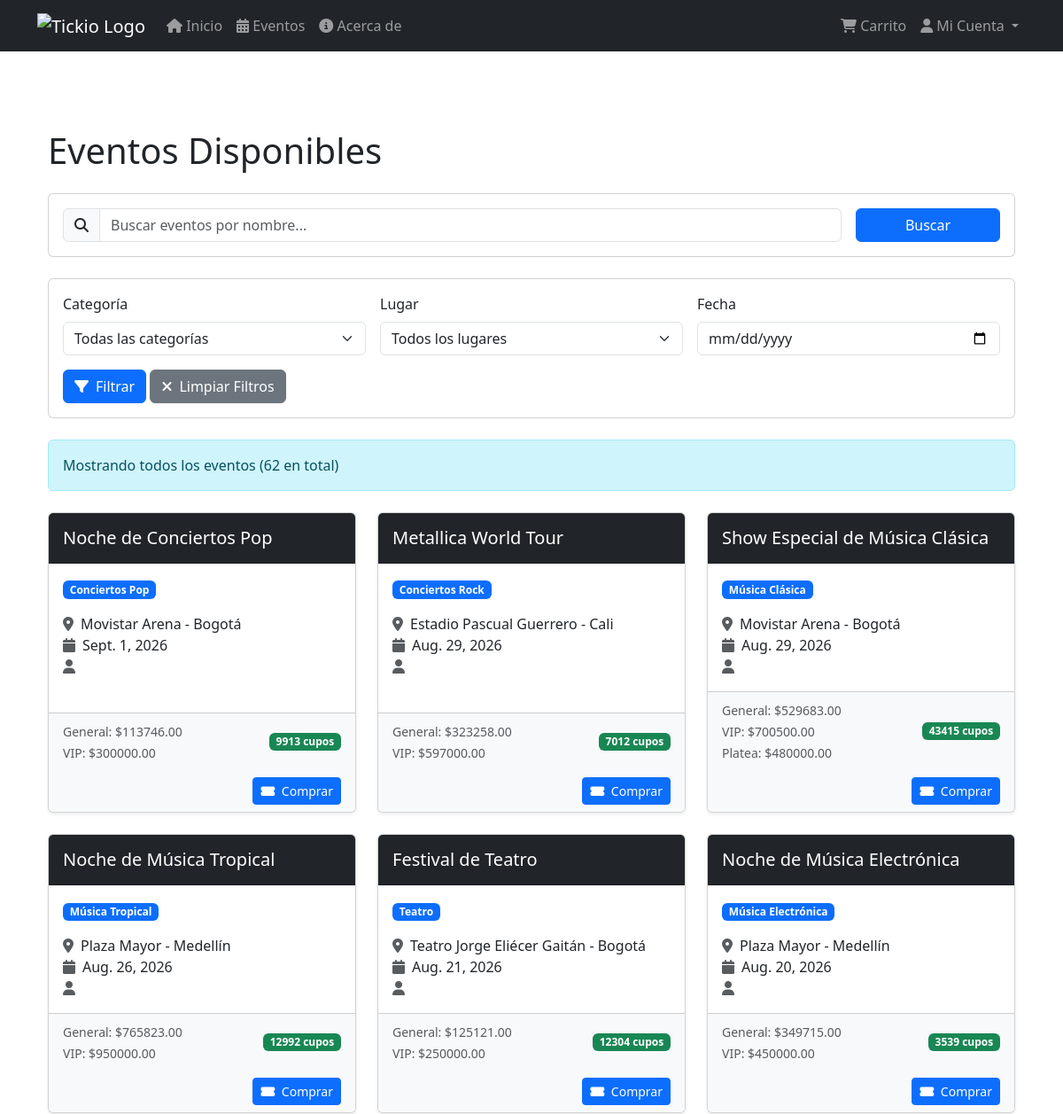
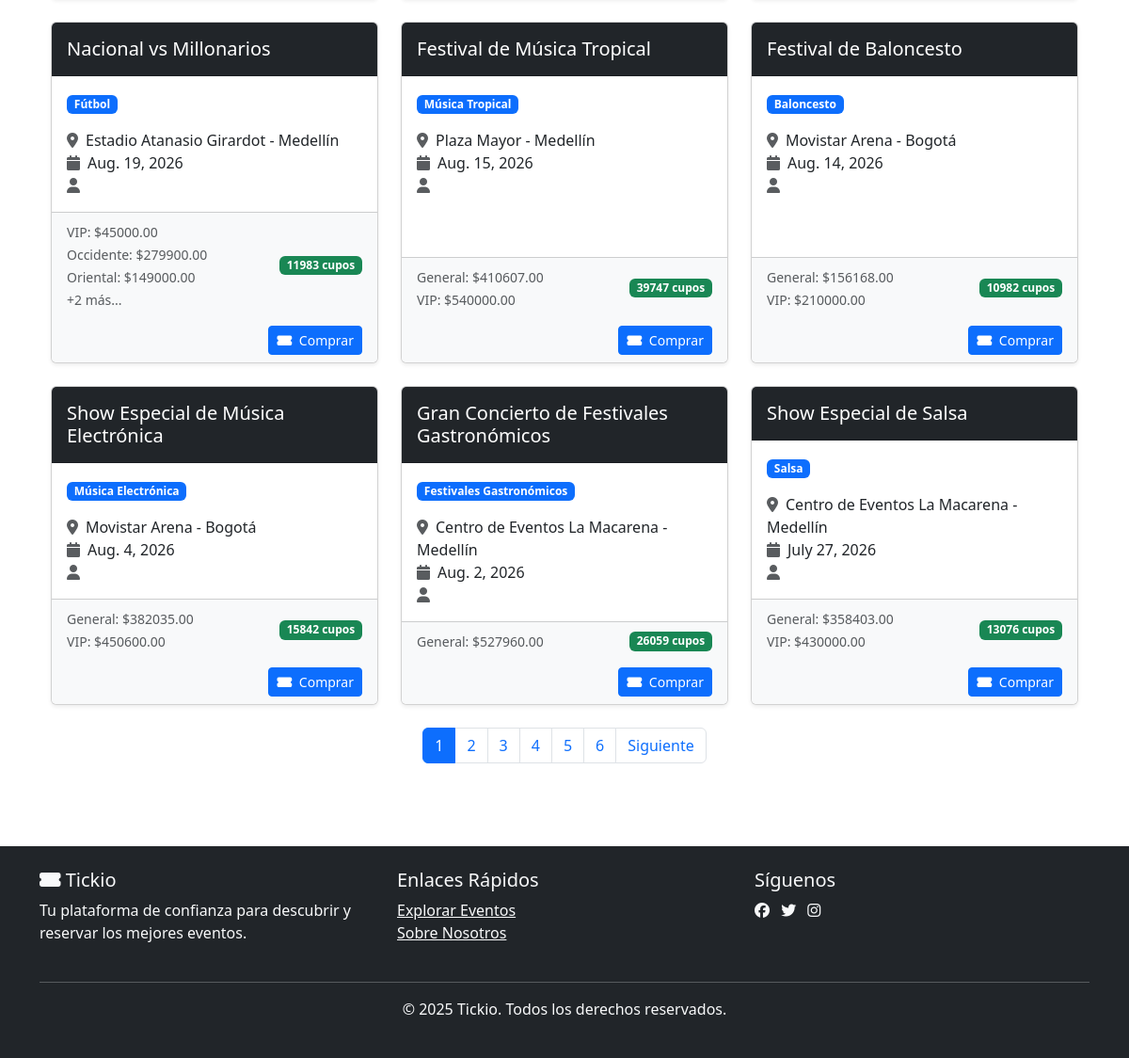
Screenshot of /events/ with the database file from the repository (2 pictures, top to bottom).
### events/models.py (models this page shows, shortened)
class Evento(models.Model):
    ESTADO_CHOICES = [
        ('borrador', 'Borrador'),
        ('publicado', 'Publicado'),
        ('pausado', 'Pausado'),
    ]
    nombre = models.CharField(max_length=200)
    descripcion = models.TextField(blank=True)
    categoria = models.ForeignKey(
        CategoriaEvento,
        on_delete=models.PROTECT,
        related_name='eventos'
    )
    fecha = models.DateField()
    lugar = models.CharField(max_length=200)
    organizador = models.ForeignKey(
        'accounts.CustomUser',
        on_delete=models.CASCADE,
        related_name='eventos_organizados',
        limit_choices_to={'tipo': 'organizador'},
        null=True,  # Permitir valores nulos temporalmente para el script de población
        blank=True
    )
    cupos_disponibles = models.PositiveIntegerField()
    precio = models.DecimalField(max_digits=10, decimal_places=2)
    estado = models.CharField(
        max_length=20,
        choices=ESTADO_CHOICES,
        default='borrador'
    )
    fecha_creacion = models.DateTimeField(auto_now_add=True)
    fecha_actualizacion = models.DateTimeField(auto_now=True)
    class Meta:
        verbose_name = "Evento"
        verbose_name_plural = "Eventos"
        ordering = ['-fecha', 'nombre']
    @property
    def has_ticket_types(self):
        return self.ticket_types.exists()
    def total_available(self):
        if not self.has_ticket_types:
            return self.cupos_disponibles
        return sum(tt.available for tt in self.ticket_types.filter(active=True))

class CategoriaEvento(models.Model):
    nombre = models.CharField(max_length=100)
    descripcion = models.TextField()
    class Meta:
        verbose_name = "Categoría de Evento"
        verbose_name_plural = "Categorías de Eventos"

class TicketType(models.Model):
    event = models.ForeignKey(
        Evento,
        on_delete=models.CASCADE,
        related_name='ticket_types'
    )
    name = models.CharField(max_length=100)
    price = models.DecimalField(max_digits=10, decimal_places=2)
    capacity = models.PositiveIntegerField()
    sold = models.PositiveIntegerField(default=0)
    active = models.BooleanField(default=True)
    class Meta:
        verbose_name = 'Tipo de Boleto'
        verbose_name_plural = 'Tipos de Boleto'
        constraints = [
            models.CheckConstraint(check=models.Q(sold__gte=0), name='tickettype_sold_gte_0'),
            models.CheckConstraint(check=models.Q(capacity__gte=0), name='tickettype_capacity_gte_0'),
            models.CheckConstraint(check=models.Q(price__gte=0), name='tickettype_price_gte_0'),
        ]
    @property
    def available(self):
        return max(self.capacity - self.sold, 0)

### events/views.py (the view)
# urls.py: path("events/", views.EventListView.as_view(), name = "events"),
class EventListView(ListView):
    model = Evento
    template_name = 'events/list_events.html'
    context_object_name = 'eventos'
    ordering = ['-fecha']
    paginate_by = 12
    def get_queryset(self):
        queryset = super().get_queryset()
        if not self.request.user.is_authenticated or self.request.user.tipo != 'organizador':
            queryset = queryset.filter(estado='publicado')
        nombre = self.request.GET.get("nombre")
        categoria = self.request.GET.get("categoria")
        lugar = self.request.GET.get("lugar")
        fecha = self.request.GET.get("fecha")
        if nombre:
            queryset = queryset.filter(nombre__icontains=nombre)
        if categoria:
            queryset = queryset.filter(categoria__nombre=categoria)
        if lugar:
            queryset = queryset.filter(lugar__icontains=lugar)
        if fecha:
            queryset = queryset.filter(fecha=fecha)
        return queryset
    def get_context_data(self, **kwargs):
        context = super().get_context_data(**kwargs)
        context['categorias'] = CategoriaEvento.objects.all()
        context['lugares'] = Evento.objects.values_list('lugar', flat=True).distinct()
        return context

### events/templates/events/list_events.html (shortened to what this page needs)
{% extends 'base.html' %}
{% block content %}
<div class="container py-5">
    <h1 class="mb-4">Eventos Disponibles</h1>
    <div class="card mb-4">
        <div class="card-body">
            <form method="get" class="row g-3">
                <div class="col-md-10">
                    <div class="input-group">
                        <span class="input-group-text">
                            <i class="fas fa-search"></i>
                        </span>
                        <input type="text"
                            name="nombre"
                            class="form-control"
                            placeholder="Buscar eventos por nombre..."
                            value="{{ request.GET.nombre|default:'' }}">
                    </div>
                </div>
                <div class="col-md-2">
                    <button type="submit" class="btn btn-primary w-100">
                        Buscar
                    </button>
                </div>
            </form>
        </div>
    </div>
    <div class="card mb-4">
        <div class="card-body">
            <form method="get" class="row g-3">
                <div class="col-md-4">
                    <label class="form-label">Categoría</label>
                    <select name="categoria" class="form-select">
                        <option value="">Todas las categorías</option>
                    </select>
                </div>
                <div class="col-md-4">
                    <label class="form-label">Lugar</label>
                    <select name="lugar" class="form-select">
                        <option value="">Todos los lugares</option>
                    </select>
                </div>
                <div class="col-md-4">
                    <label class="form-label">Fecha</label>
                    <input type="date" name="fecha" class="form-control"
                           value="{{ request.GET.fecha|default:'' }}"
                           >
                </div>
                <div class="col-12">
                    <button type="submit" class="btn btn-primary">
                        <i class="fas fa-filter me-2"></i>Filtrar
                    </button>
                    <a href="{% url 'events:events' %}" class="btn btn-secondary">
                        <i class="fas fa-times me-2"></i>Limpiar Filtros
                    </a>
                </div>
            </form>
        </div>
    </div>
    <div class="alert alert-info mb-4">
        {% if request.GET %}
            {% if request.GET.nombre %}
                Mostrando resultados para "{{ request.GET.nombre }}"
            {% endif %}
            ({{ page_obj.paginator.count }} eventos encontrados)
        {% else %}
            Mostrando todos los eventos ({{ page_obj.paginator.count }} en total)
        {% endif %}
    </div>
    <div class="row row-cols-1 row-cols-md-3 g-4 mb-4">
        {% for evento in eventos %}
        <div class="col">
            <div class="card h-100 shadow-sm">
                <div class="card-header bg-dark text-white py-3">
                    <h5 class="card-title mb-0">{{ evento.nombre }}</h5>
                </div>
                <div class="card-body">
                    <span class="badge bg-primary mb-3 d-inline-block">{{ evento.categoria.nombre }}</span>
                    <p class="card-text">
                        <i class="fas fa-map-marker-alt text-muted me-2"></i>{{ evento.lugar }}<br>
                        <i class="fas fa-calendar text-muted me-2"></i>{{ evento.fecha }}<br>
                        <i class="fas fa-user text-muted me-2"></i>{{ evento.organizador.nombre }}
                    </p>
                </div>
                <div class="card-footer bg-light">
                    <div class="d-flex justify-content-between align-items-center">
                        {% if evento.has_ticket_types %}
                            <div>
                                {% for tt in evento.ticket_types.filter|slice:":3" %}
                                    <small class="text-muted">{{ tt.name }}: ${{ tt.price }}</small><br>
                                {% endfor %}
                                {% if evento.ticket_types.count > 3 %}
                                    <small class="text-muted">+{{ evento.ticket_types.count|add:"-3" }} más...</small>
                                {% endif %}
                            </div>
                        {% else %}
                            <h5 class="text-primary mb-0">${{ evento.precio }}</h5>
                        {% endif %}
                        {% with disp=evento.total_available %}
                        <span class="badge {% if disp > 0 %}bg-success{% else %}bg-danger{% endif %}">
                            {% if disp > 0 %}
                                {{ disp }} cupos
                            {% else %}
                                Agotado
                            {% endif %}
                        </span>
                        {% endwith %}
                    </div>
                    <div class="mt-3 d-flex justify-content-end">
                        <a href="{% url 'events:event_detail' evento.pk %}" class="btn btn-sm btn-primary">
                            <i class="fas fa-ticket-alt me-1"></i> Comprar
                        </a>
                    </div>
                </div>
            </div>
        </div>
        {% empty %}
        <div class="col-12">
            <div class="alert alert-warning">
                No se encontraron eventos con los filtros seleccionados.
            </div>
        </div>
        {% endfor %}
    </div>
    {% if is_paginated %}
    <nav aria-label="Page navigation">
        <ul class="pagination justify-content-center">
            {% for num in page_obj.paginator.page_range %}
            <li class="page-item {% if page_obj.number == num %}active{% endif %}">
                <a class="page-link" href="?page={{ num }}{% for key, value in request.GET.items %}{% if key != 'page' %}&{{ key }}={{ value }}{% endif %}{% endfor %}">
                    {{ num }}
                </a>
            </li>
            {% endfor %}
            {% if page_obj.has_next %}
            <li class="page-item">
                <a class="page-link" href="?page={{ page_obj.next_page_number }}{% for key, value in request.GET.items %}{% if key != 'page' %}&{{ key }}={{ value }}{% endif %}{% endfor %}">
                    Siguiente
                </a>
            </li>
            {% endif %}
        </ul>
    </nav>
    {% endif %}
</div>
{% endblock %}

### templates/base.html (shortened to what this page needs)
<!DOCTYPE html>
<html lang="es">
<head>
    <link href="https://cdn.jsdelivr.net/npm/bootstrap@5.3.3/dist/css/bootstrap.min.css" rel="stylesheet">
    <link rel="stylesheet" href="https://cdnjs.cloudflare.com/ajax/libs/font-awesome/6.5.1/css/all.min.css">
    {% load static %}
</head>
<body>
    <nav class="navbar navbar-expand-lg navbar-dark bg-dark">
        <div class="container">
            <a class="navbar-brand" href="{% url 'events:home' %}">
                <img src="{% static 'img/logo.jpg' %}" alt="Tickio Logo" height="40">
            </a>
            <div class="collapse navbar-collapse" id="navbarNav">
                <ul class="navbar-nav me-auto">
                    <li class="nav-item">
                        <a class="nav-link" href="{% url 'events:home' %}"><i class="fas fa-home"></i> Inicio</a>
                    </li>
                    <li class="nav-item">
                        <a class="nav-link" href="{% url 'events:events' %}"><i class="fas fa-calendar-alt"></i> Eventos</a>
                    </li>
                    <li class="nav-item">
                        <a class="nav-link" href="{% url 'about' %}"><i class="fas fa-info-circle"></i> Acerca de</a>
                    </li>
                </ul>
                <ul class="navbar-nav">
                    <li class="nav-item">
                        <a class="nav-link" href="{% url 'orders:cart_view' %}">
                            <i class="fas fa-shopping-cart"></i> Carrito
                        </a>
                    </li>
                    <li class="nav-item dropdown">
                        <a class="nav-link dropdown-toggle" href="#" id="userDropdown" role="button" data-bs-toggle="dropdown">
                            <i class="fas fa-user"></i>
                            {% if user.is_authenticated %}
                                {{ user.nombre|default:user.username }}
                            {% else %}
                                Mi Cuenta
                            {% endif %}
                        </a>
                    </li>
                </ul>
            </div>
        </div>
    </nav>
    <main class="container py-4">
        {% block content %}
        {% endblock %}
    </main>
    <footer class="bg-dark text-light py-4 mt-auto">
        <div class="container">
            <div class="row">
                <div class="col-md-4">
                    <h5><i class="fas fa-ticket-alt"></i> Tickio</h5>
                    <p>Tu plataforma de confianza para descubrir y reservar los mejores eventos.</p>
                </div>
                <div class="col-md-4">
                    <h5>Enlaces Rápidos</h5>
                    <ul class="list-unstyled">
                        <li><a href="{% url 'events:events' %}" class="text-light">Explorar Eventos</a></li>
                        <li><a href="{% url 'about' %}" class="text-light">Sobre Nosotros</a></li>
                    </ul>
                </div>
                <div class="col-md-4">
                    <h5>Síguenos</h5>
                    <div class="social-links">
                        <a href="#" class="text-light me-2"><i class="fab fa-facebook"></i></a>
                        <a href="#" class="text-light me-2"><i class="fab fa-twitter"></i></a>
                        <a href="#" class="text-light me-2"><i class="fab fa-instagram"></i></a>
                    </div>
                </div>
            </div>
            <hr class="mt-4">
            <div class="text-center">
                <p>&copy; {% now "Y" %} Tickio. Todos los derechos reservados.</p>
            </div>
        </div>
    </footer>
</body>
</html>

### rows the page displays
Evento: nombre "Noche de Conciertos Pop", categoria.nombre "Conciertos Pop", lugar "Movistar Arena - Bogotá", fecha "Sept. 1, 2026", total_available "9913"
TicketType: name "General", price "113746.00"
TicketType: name "VIP", price "300000.00"
Evento: nombre "Metallica World Tour", categoria.nombre "Conciertos Rock", lugar "Estadio Pascual Guerrero - Cali", fecha "Aug. 29, 2026", total_available "7012"
TicketType: name "General", price "323258.00"
TicketType: name "VIP", price "597000.00"
Evento: nombre "Show Especial de Música Clásica", categoria.nombre "Música Clásica", lugar "Movistar Arena - Bogotá", fecha "Aug. 29, 2026", total_available "43415"
TicketType: name "General", price "529683.00"
TicketType: name "VIP", price "700500.00"
TicketType: name "Platea", price "480000.00"
Evento: nombre "Noche de Música Tropical", categoria.nombre "Música Tropical", lugar "Plaza Mayor - Medellín", fecha "Aug. 26, 2026", total_available "12992"
TicketType: name "General", price "765823.00"
TicketType: name "VIP", price "950000.00"
Evento: nombre "Festival de Teatro", categoria.nombre "Teatro", lugar "Teatro Jorge Eliécer Gaitán - Bogotá", fecha "Aug. 21, 2026", total_available "12304"
TicketType: name "General", price "125121.00"
TicketType: name "VIP", price "250000.00"
Evento: nombre "Noche de Música Electrónica", categoria.nombre "Música Electrónica", lugar "Plaza Mayor - Medellín", fecha "Aug. 20, 2026", total_available "3539"
TicketType: name "General", price "349715.00"
TicketType: name "VIP", price "450000.00"
Evento: nombre "Nacional vs Millonarios", categoria.nombre "Fútbol", lugar "Estadio Atanasio Girardot - Medellín", fecha "Aug. 19, 2026", ticket_types.count|add "2", total_available "11983"
TicketType: name "VIP", price "45000.00"
TicketType: name "Occidente", price "279900.00"
TicketType: name "Oriental", price "149000.00"
Evento: nombre "Festival de Música Tropical", categoria.nombre "Música Tropical", lugar "Plaza Mayor - Medellín", fecha "Aug. 15, 2026", total_available "39747"
TicketType: name "General", price "410607.00"
TicketType: name "VIP", price "540000.00"
Evento: nombre "Festival de Baloncesto", categoria.nombre "Baloncesto", lugar "Movistar Arena - Bogotá", fecha "Aug. 14, 2026", total_available "10982"
TicketType: name "General", price "156168.00"
TicketType: name "VIP", price "210000.00"
Evento: nombre "Show Especial de Música Electrónica", categoria.nombre "Música Electrónica", lugar "Movistar Arena - Bogotá", fecha "Aug. 4, 2026", total_available "15842"
TicketType: name "General", price "382035.00"
TicketType: name "VIP", price "450600.00"
Evento: nombre "Gran Concierto de Festivales Gastronómicos", categoria.nombre "Festivales Gastronómicos", lugar "Centro de Eventos La Macarena - Medellín", fecha "Aug. 2, 2026", total_available "26059"
TicketType: name "General", price "527960.00"
Evento: nombre "Show Especial de Salsa", categoria.nombre "Salsa", lugar "Centro de Eventos La Macarena - Medellín", fecha "July 27, 2026", total_available "13076"
TicketType: name "General", price "358403.00"
TicketType: name "VIP", price "430000.00"

### other values shown
{{ page_obj.paginator.count }} "62"
{{ num }} "1" "2" "3" "4" "5" "6"
